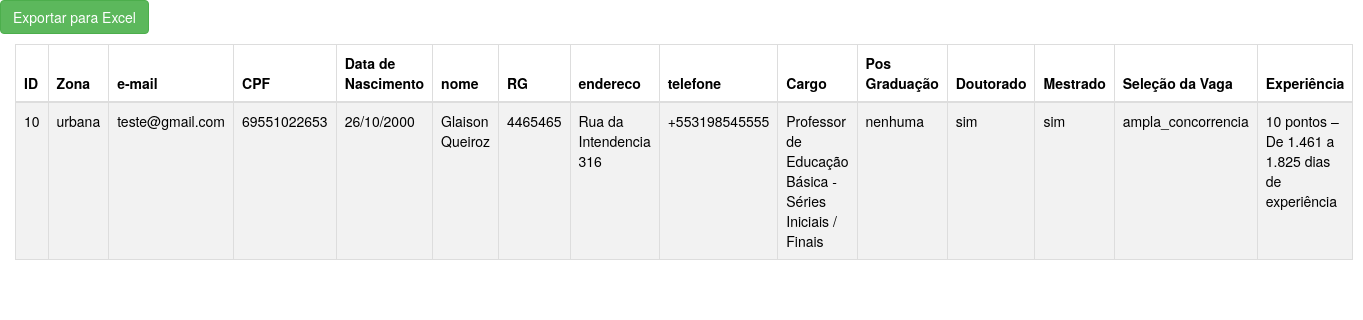
Screenshot of /consulta/consulta_professor.php with the database file from the repository.
### tables this page shows
CREATE TABLE IF NOT EXISTS `cadastro_ia` (
  `id` int NOT NULL AUTO_INCREMENT,
  `zona` varchar(6) DEFAULT NULL,
  `email` varchar(150) DEFAULT NULL,
  `cpf` char(14) DEFAULT NULL,
  `nome` varchar(200) DEFAULT NULL,
  `rg` varchar(25) DEFAULT NULL,
  `endereco` varchar(200) DEFAULT NULL,
  `data_nasc` date DEFAULT NULL,
  `telefone` varchar(25) DEFAULT NULL,
  `cargo` varchar(150) DEFAULT NULL,
  `pos_graduacao` varchar(10) DEFAULT NULL,
  `mestrado` char(3) DEFAULT NULL,
  `doutorado` char(3) DEFAULT NULL,
  `selecao_vaga` varchar(150) DEFAULT NULL,
  `experiencia` varchar(150) DEFAULT NULL,
  `cargo_final` varchar(200) DEFAULT NULL,
  PRIMARY KEY (`id`)
);

### consulta/consulta_professor.php (the view, shortened to what this page needs)
<?php
include '../conexao.php';
$sql = "SELECT * FROM cadastro_ia ORDER BY nome ASC";
$result = $conection->query($sql);
?>
<!DOCTYPE html>
<html lang="pt-br">
<head>
    <link href="https://cdn.jsdelivr.net/npm/bootstrap@5.3.3/dist/css/bootstrap.min.css" rel="stylesheet">
    <link rel="stylesheet" href="https://cdn.jsdelivr.net/npm/bootstrap@4.0.0/dist/css/bootstrap.min.css">
    <link rel="stylesheet" href="https://maxcdn.bootstrapcdn.com/bootstrap/3.3.7/css/bootstrap.min.css">
    <link href="https://nightly.datatables.net/css/jquery.dataTables.css" rel="stylesheet" type="text/css" />
</head>
<body>
    <a href="gera_xls_ia.php" class="btn btn-success mb-3">Exportar para Excel</a>
    <div class="container-fluid">
        <table id="consultasTable" name="consultasTable" class="table table-striped table-bordered">
            <thead>
                <tr>
                    <th>ID</th>
                    <th>Zona</th>
                    <th>e-mail</th>
                    <th>CPF</th>
                    <th>Data de Nascimento</th>
                    <th>nome</th>
                    <th>RG</th>
                    <th>endereco</th>
                    <th>telefone</th>
                    <th>Cargo</th>
                    <th>Pos Graduação</th>
                    <th>Doutorado</th>
                    <th>Mestrado</th>
                    <th>Seleção da Vaga</th>
                    <th>Experiência</th>
                </tr>
            </thead>
            <tbody>
                <?php while ($c_linha = $result->fetch_assoc()) {
                    if (!empty($c_linha['data_nasc']) && strtotime($c_linha['data_nasc']) !== false) {
                        $c_data = date('d/m/Y', strtotime($c_linha['data_nasc']));
                    } else {
                        $c_data = 'Data inválida';
                    }
                    echo "
                    <tr>
                        <td>$c_linha[id]</td>
                        <td>$c_linha[zona]</td>
                        <td>$c_linha[email]</td>
                        <td>$c_linha[cpf]</td>
                        <td>$c_data</td>
                        <td>$c_linha[nome]</td>
                        <td>$c_linha[rg]</td>
                        <td>$c_linha[endereco]</td>
                        <td>$c_linha[telefone]</td>
                        <td>$c_linha[cargo]</td>
                        <td>$c_linha[pos_graduacao]</td>
                        <td>$c_linha[doutorado]</td>
                        <td>$c_linha[mestrado]</td>
                        <td>$c_linha[selecao_vaga]</td>
                        <td>$c_linha[experiencia]</td>
                    </tr>";
                }
                ?>
            </tbody>
        </table>
    </div>
</body>
</html>

### rows the page displays
cadastro_ia: id "10", zona "urbana", email "teste@gmail.com", cpf "69551022653", data_nasc "26/10/2000", nome "Glaison Queiroz", rg "4465465", endereco "Rua da Intendencia 316", telefone "+553198545555", cargo "Professor de Educação Básica - Séries Iniciais / Finais", pos_graduacao "nenhuma", doutorado "sim", mestrado "sim", selecao_vaga "ampla_concorrencia", experiencia "10 pontos – De 1.461 a 1.825 dias de experiência"
